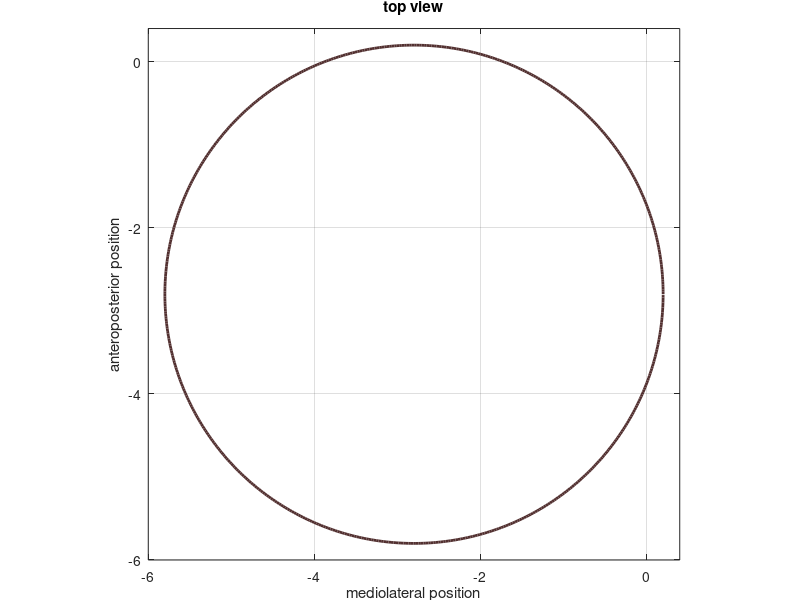

MATLAB code for this plot:
%% disprecdepth: create display of recordings' depth
%% 5/16/2011 - VP

clear all
%% First getting list of recordings, location on grid, and depth

listprimdir=dir('B:\data\Recordings\Rigel\*A');
numfiles1 = length(listprimdir);
listnames=cell(1,numfiles1);
listloc=cell(1,numfiles1);
listdepth=cell(1,numfiles1);
 for k = 1:numfiles1
     listnames{k}=listprimdir(k).name;
     filename=listnames{k};
     listloc{k}=filename(4:7);
     listdepth{k}=filename(9:13);
     rawdepth=listdepth{k};
     listdepth{k}=rawdepth(not(isletter(listdepth{k})));
 end
 convlistloc=listloc;
 convlistloc = strrep(convlistloc, 'A', '+');
 convlistloc = strrep(convlistloc, 'P', '-');
 convlistloc = strrep(convlistloc, 'L', '-');
 convlistloc = strrep(convlistloc, 'M', '+');
 
 %% Now, assuming a 15x15 grid (actually a disk), build matrix of recordings locations in depth
 
 recpos=zeros(3,numfiles1);
 
 for k = 1:numfiles1
 thisloc=char(convlistloc(k));
 recpos(1,k)=str2num(thisloc(1:2))+8; %x position, adding 8 to translate grid's center
 recpos(2,k)=str2num(thisloc(3:4))+8; %y position, adding 8 to translate grid's center
 recpos(3,k)=str2num(listdepth{k});
 end
 
%% other data
% Create outer disk
center=[8 8 0];
normal=[0 0 0];
radius=7.5;
theta=0:0.01:2*pi;
v=null(normal);
points=repmat(center',1,size(theta,2))+radius*(v(:,1)*cos(theta)+v(:,2)*sin(theta));

% create outer cylinder
[xcyl,ycyl,zcyl] = cylinder(7.5,100);
zcyl(1,:)=ones(1,101);
zcyl(2,:)=ones(1,101).*25000;
 
%% Create figure
recdepthdisp = figure('Name','Depth and location of recorded neurons',...
    'Color',[1 1 1]);

% Create axes

%subplot(1,2,1)
% Create axes
axes1=axes('ZDir','reverse',...
    'YTickLabel',{'-6','-4','-2','0','2','4','6'},...
    'XTickLabel',{'-6','-4','-2','0','2','4','6'},...
    'PlotBoxAspectRatio',[1 1 1.16666666666667],...
    'DataAspectRatio',[1 1 2142.85714285714],...
    'Color',[0.941176474094391 0.941176474094391 0.941176474094391],...
    'CameraViewAngle',5.60116118793687);
xlim(axes1,[0 16]);
ylim(axes1,[0 16]);
view(axes1,[0 90]);
box(axes1,'on');
grid(axes1,'on');
hold(axes1,'all');

% Create scatter3
scatter3(recpos(1,:),recpos(2,:),recpos(3,:),'MarkerFaceColor',[0 0 1],'MarkerEdgeColor',[0 0 1],...
    'Marker','.');
hold on
% plot circle
plot3(points(1,:),points(2,:),points(3,:),'LineWidth',2,...
    'Color',[0.321568638086319 0.18823529779911 0.18823529779911]);
% plot cylinder 
surf(xcyl+8,ycyl+8,zcyl,'Parent',axes1,'LineStyle','none',...
    'FaceColor',[0.952941179275513 0.87058824300766 0.733333349227905],...
    'FaceAlpha',0.3);
hold off

% Create xlabel
xlabel('mediolateral position','VerticalAlignment','cap',...
    'HorizontalAlignment','center');

% Create ylabel
ylabel('anteroposterior position','VerticalAlignment','bottom',...
    'Rotation',90,...
    'HorizontalAlignment','center');

% Create zlabel
zlabel('Depth','Visible','off','VerticalAlignment','top');

% Create title
title('top view');
% 
% axes2=subplot('Position',[0.75 0.25 0.25 0.25])
% axes('ZDir','reverse',...
%     'YTickLabel',{'-6','-4','-2','0','2','4','6'},...
%     'XTickLabel',{'-6','-4','-2','0','2','4','6'},...
%     'PlotBoxAspectRatio',[1 1 0.833333333333333],...
%     'DataAspectRatio',[1 1 2142.85714285714],...
%     'Color',[0.941176474094391 0.941176474094391 0.941176474094391],...
%     'CameraViewAngle',5.60116118793687);
%  xlim(axes2,[0 16]);
%  ylim(axes2,[0 16]);
% view(axes2,[-34.5 -10.4110419545883]);
% box(axes2,'on');
% grid(axes2,'on');
% hold(axes2,'all');
% 
% % Create scatter3
% scatter3(recpos(1,:),recpos(2,:),recpos(3,:),'MarkerFaceColor',[0 0 1],'MarkerEdgeColor',[0 0 1],...
%     'Marker','.');
% 
% hold on 
% % plot circle
% plot3(points(1,:),points(2,:),points(3,:),'LineWidth',2,...
%     'Color',[0.321568638086319 0.18823529779911 0.18823529779911]);
% % plot cylinder 
% surf(xcyl+8,ycyl+8,zcyl,'Parent',axes2,'LineStyle','none',...
%     'FaceColor',[0.952941179275513 0.87058824300766 0.733333349227905],...
%     'FaceAlpha',0.3);
% hold off
% % Create xlabel
% xlabel('mediolateral position','HorizontalAlignment','right');
% 
% % Create ylabel
% ylabel('anteroposterior position','HorizontalAlignment','left');
% 
% % Create zlabel
% zlabel('Depth');
% 
% % Create title
% % title('top view');

%% generated code
% 
% function createfigure(X1, Y1, Z1, S1, C1, X2, Y2, Z2, xdata1, ydata1, zdata1)
% %CREATEFIGURE(X1,Y1,Z1,S1,C1,X2,Y2,Z2,XDATA1,YDATA1,ZDATA1)
% %  X1:  scatter3 x
% %  Y1:  scatter3 y
% %  Z1:  scatter3 z
% %  S1:  scatter3 s
% %  C1:  scatter3 c
% %  X2:  vector of x data
% %  Y2:  vector of y data
% %  Z2:  vector of z data
% %  XDATA1:  surface xdata
% %  YDATA1:  surface ydata
% %  ZDATA1:  surface zdata
% 
% %  Auto-generated by MATLAB on 16-May-2011 21:15:42
% 
% % Create figure
% figure1 = figure('Renderer','OpenGL',...
%     'Name','Depth and location of recorded neurons',...
%     'Color',[1 1 1]);
% 
% % Create subplot
% subplot1 = subplot(2,2,1,'Parent',figure1,'ZDir','reverse',...
%     'YTickLabel',{'','-7','-6','-5','-4','-3','-2','-1','0','1','2','3','4','5','6','7',''},...
%     'YTick',[0 1 2 3 4 5 6 7 8 9 10 11 12 13 14 15 16],...
%     'YMinorTick','on',...
%     'XTickLabel',{'','-7','-6','-5','-4','-3','-2','-1','0','1','2','3','4','5','6','7',''},...
%     'XTick',[0 1 2 3 4 5 6 7 8 9 10 11 12 13 14 15 16],...
%     'PlotBoxAspectRatio',[1 1 1.16666666666667],...
%     'DataAspectRatio',[1 1 2142.85714285714],...
%     'Color',[0.941176474094391 0.941176474094391 0.941176474094391],...
%     'CameraViewAngle',5.60116118793687);
% % Uncomment the following line to preserve the X-limits of the axes
% % xlim(subplot1,[0 16]);
% % Uncomment the following line to preserve the Y-limits of the axes
% % ylim(subplot1,[0 16]);
% box(subplot1,'on');
% grid(subplot1,'on');
% hold(subplot1,'all');
% 
% % Create scatter3
% scatter3(X1,Y1,Z1,S1,C1,...
%     'MarkerFaceColor',[0.321568638086319 0.18823529779911 0.18823529779911],...
%     'MarkerEdgeColor',[0.34901961684227 0.200000002980232 0.329411774873734],...
%     'Parent',subplot1);
% 
% % Create plot3
% plot3(X2,Y2,Z2,'Parent',subplot1,'LineWidth',2,...
%     'Color',[0.321568638086319 0.18823529779911 0.18823529779911]);
% 
% % Create surf
% surf(xdata1,ydata1,zdata1,'Parent',subplot1,'LineStyle','none',...
%     'FaceColor',[0.952941179275513 0.87058824300766 0.733333349227905],...
%     'FaceAlpha',0.3);
% 
% % Create xlabel
% xlabel('lateromedial','FontName','Tahoma');
% 
% % Create ylabel
% ylabel('anteroposterior','FontName','Tahoma');
% 
% % Create zlabel
% zlabel('Depth','Visible','off','VerticalAlignment','top');
% 
% % Create title
% title('top view','FontWeight','demi','FontName','Tahoma');
% 
% % Create axes
% axes1 = axes('Parent',figure1,'ZDir','reverse',...
%     'YTickLabel',{'','-7','-6','-5','-4','-3','-2','-1','0','1','2','3','4','5','6','7',''},...
%     'YTick',[0 1 2 3 4 5 6 7 8 9 10 11 12 13 14 15 16],...
%     'YMinorTick','on',...
%     'XTickLabel',{'','-7','-6','-5','-4','-3','-2','-1','0','1','2','3','4','5','6','7',''},...
%     'XTick',[0 1 2 3 4 5 6 7 8 9 10 11 12 13 14 15 16],...
%     'Position',[0.546595380667234 0.608327005220698 0.334659090909091 0.341162790697675],...
%     'PlotBoxAspectRatio',[1 1 0.729166666666668],...
%     'DataAspectRatio',[1 1 2142.85714285714],...
%     'Color',[0.941176474094391 0.941176474094391 0.941176474094391],...
%     'CameraViewAngle',5.60116118793687);
% % Uncomment the following line to preserve the X-limits of the axes
% % xlim(axes1,[0 16]);
% % Uncomment the following line to preserve the Y-limits of the axes
% % ylim(axes1,[0 16]);
% view(axes1,[-90 0]);
% box(axes1,'on');
% grid(axes1,'on');
% hold(axes1,'all');
% 
% % Create scatter3
% scatter3(X1,Y1,Z1,S1,C1,...
%     'MarkerFaceColor',[0.321568638086319 0.18823529779911 0.18823529779911],...
%     'MarkerEdgeColor',[0.34901961684227 0.200000002980232 0.329411774873734],...
%     'Parent',axes1);
% 
% % Create plot3
% plot3(X2,Y2,Z2,'Parent',axes1,'LineWidth',2,...
%     'Color',[0.321568638086319 0.18823529779911 0.18823529779911]);
% 
% % Create surf
% surf(xdata1,ydata1,zdata1,'Parent',axes1,'LineStyle','none',...
%     'FaceColor',[0.952941179275513 0.87058824300766 0.733333349227905],...
%     'FaceAlpha',0.3);
% 
% % Create xlabel
% xlabel('lateromedial','Visible','off','HorizontalAlignment','center',...
%     'FontName','Tahoma');
% 
% % Create ylabel
% ylabel('anteroposterior','VerticalAlignment','cap',...
%     'HorizontalAlignment','center',...
%     'FontName','Tahoma');
% 
% % Create zlabel
% zlabel('Depth (mm)','VerticalAlignment','top');
% 
% % Create title
% title('anteroposterior profile','FontWeight','demi','FontName','Tahoma');
% 
% % Create axes
% axes2 = axes('Parent',figure1,'ZDir','reverse',...
%     'YTickLabel',{'','-7','-6','-5','-4','-3','-2','-1','0','1','2','3','4','5','6','7',''},...
%     'YTick',[0 1 2 3 4 5 6 7 8 9 10 11 12 13 14 15 16],...
%     'YMinorTick','on',...
%     'XTickLabel',{'','-7','-6','-5','-4','-3','-2','-1','0','1','2','3','4','5','6','7',''},...
%     'XTick',[0 1 2 3 4 5 6 7 8 9 10 11 12 13 14 15 16],...
%     'Position',[0.129144568006843 0.0613882297104895 0.334659090909091 0.341162790697675],...
%     'PlotBoxAspectRatio',[1 1 0.729166666666668],...
%     'DataAspectRatio',[1 1 2142.85714285714],...
%     'Color',[0.941176474094391 0.941176474094391 0.941176474094391],...
%     'CameraViewAngle',5.60116118793687);
% % Uncomment the following line to preserve the X-limits of the axes
% % xlim(axes2,[0 16]);
% % Uncomment the following line to preserve the Y-limits of the axes
% % ylim(axes2,[0 16]);
% view(axes2,[0 0]);
% box(axes2,'on');
% grid(axes2,'on');
% hold(axes2,'all');
% 
% % Create scatter3
% scatter3(X1,Y1,Z1,S1,C1,...
%     'MarkerFaceColor',[0.321568638086319 0.18823529779911 0.18823529779911],...
%     'MarkerEdgeColor',[0.34901961684227 0.200000002980232 0.329411774873734],...
%     'Parent',axes2);
% 
% % Create plot3
% plot3(X2,Y2,Z2,'Parent',axes2,'LineWidth',2,...
%     'Color',[0.321568638086319 0.18823529779911 0.18823529779911]);
% 
% % Create surf
% surf(xdata1,ydata1,zdata1,'Parent',axes2,'LineStyle','none',...
%     'FaceColor',[0.952941179275513 0.87058824300766 0.733333349227905],...
%     'FaceAlpha',0.3);
% 
% % Create xlabel
% xlabel('lateromedial','VerticalAlignment','cap',...
%     'HorizontalAlignment','center',...
%     'FontName','Tahoma');
% 
% % Create ylabel
% ylabel('anteroposterior','Visible','off','HorizontalAlignment','center',...
%     'FontName','Tahoma');
% 
% % Create zlabel
% zlabel('Depth (mm)','VerticalAlignment','top');
% 
% % Create title
% title('lateromedial profile','FontWeight','demi','FontName','Tahoma');
% 
% % Create axes
% axes3 = axes('Parent',figure1,'ZDir','reverse',...
%     'YTickLabel',{'','-7','-6','-5','-4','-3','-2','-1','0','1','2','3','4','5','6','7',''},...
%     'YTick',[0 1 2 3 4 5 6 7 8 9 10 11 12 13 14 15 16],...
%     'YMinorTick','on',...
%     'XTickLabel',{'','-7','-6','-5','-4','-3','-2','-1','0','1','2','3','4','5','6','7',''},...
%     'XTick',[0 1 2 3 4 5 6 7 8 9 10 11 12 13 14 15 16],...
%     'Position',[0.584260051325919 0.146938775510204 0.285714285714286 0.220408163265306],...
%     'PlotBoxAspectRatio',[1 1 0.875000000000001],...
%     'DataAspectRatio',[1 1 2142.85714285714],...
%     'Color',[0.941176474094391 0.941176474094391 0.941176474094391],...
%     'CameraViewAngle',5.60116118793687);
% % Uncomment the following line to preserve the X-limits of the axes
% % xlim(axes3,[0 16]);
% % Uncomment the following line to preserve the Y-limits of the axes
% % ylim(axes3,[0 16]);
% view(axes3,[-20 36]);
% box(axes3,'on');
% grid(axes3,'on');
% hold(axes3,'all');
% 
% % Create scatter3
% scatter3(X1,Y1,Z1,S1,C1,...
%     'MarkerFaceColor',[0.321568638086319 0.18823529779911 0.18823529779911],...
%     'MarkerEdgeColor',[0.34901961684227 0.200000002980232 0.329411774873734],...
%     'Parent',axes3);
% 
% % Create plot3
% plot3(X2,Y2,Z2,'Parent',axes3,'LineWidth',2,...
%     'Color',[0.321568638086319 0.18823529779911 0.18823529779911]);
% 
% % Create surf
% surf(xdata1,ydata1,zdata1,'Parent',axes3,'LineStyle','none',...
%     'FaceColor',[0.952941179275513 0.87058824300766 0.733333349227905],...
%     'FaceAlpha',0.3);
% 
% % Create zlabel
% zlabel('Depth (mm)','VerticalAlignment','top');
% end
